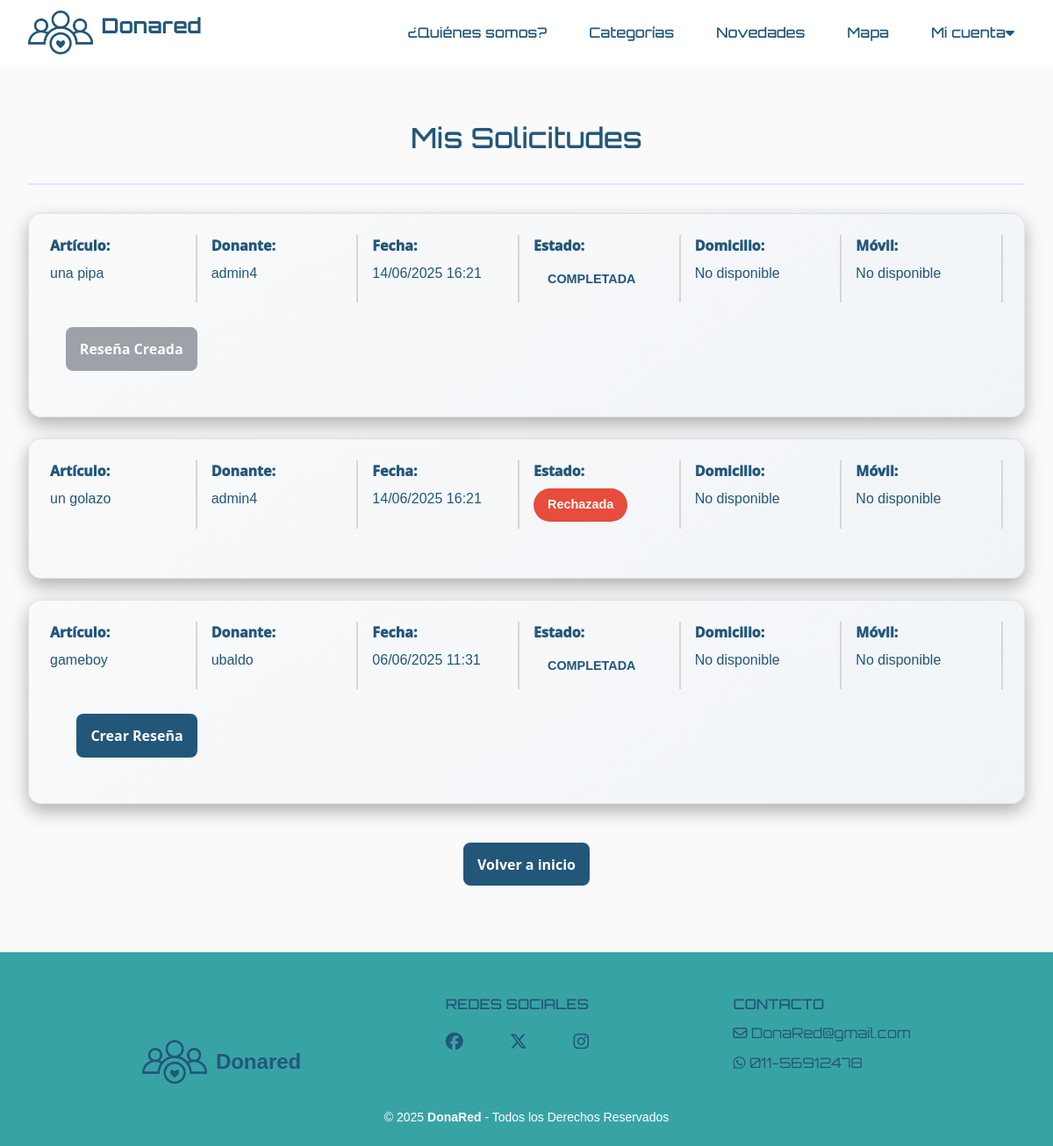
Screenshot of /solicitudes/ (signed in) with the database file from the repository.
### donaredapp/models.py (models this page shows, shortened)
class Solicitud(models.Model):
    item = models.ForeignKey(Item, on_delete=models.CASCADE, related_name='item_solicitudes')
    donante = models.ForeignKey(User, on_delete=models.CASCADE, related_name='donante_solicitudes')
    beneficiario = models.ForeignKey(User, on_delete=models.CASCADE, related_name='beneficiario_solicitudes')
    fecha_creacion = models.DateTimeField(auto_now_add=True)
    STATUS_CHOICES = [
        ('PENDIENTE', 'Pendiente'),
        ('ACEPTADA', 'Aceptada'),
        ('RECHAZADA', 'Rechazada'),
        ('CONCRETADA', 'Concretada'),
    ]
    estado = models.CharField(max_length=20, choices=STATUS_CHOICES, default='PENDIENTE')
    class Meta:
        unique_together = ['item', 'beneficiario']
        verbose_name = 'Donación'
        verbose_name_plural = 'Donaciones'

class Item(models.Model):
    ESTADO_CHOICES = [
        ("activo", "Activo"),
        ("suspendido", "Suspendido"),
        ("donado", "Donado"),
        ("eliminado", "Eliminado"),
    ]
    nombre = models.CharField(max_length=100)
    descripcion = models.TextField(max_length=500)
    categoria = models.ForeignKey(Categoria, on_delete=models.CASCADE)
    fecha_creacion = models.DateTimeField(auto_now_add=True)
    usuario = models.ForeignKey(
        User,
        on_delete=models.CASCADE,
        related_name='items',
        null=True,
    )
    imagen = models.ImageField(upload_to='items/', null=True, blank=True, default='items/sin_imagen.png')
    domicilio = models.CharField(max_length=255, null=True, blank=True)
    estado = models.CharField(max_length=10, choices=ESTADO_CHOICES, default='activo')
    latitude = models.DecimalField(max_digits=9, decimal_places=6, null=True, blank=True)
    longitude = models.DecimalField(max_digits=9, decimal_places=6, null=True, blank=True)

### donaredapp/views_solicitudes.py (the view)
# urls.py: path('solicitudes/', views_solicitudes.solicitudes, name='solicitudes'),
@login_required
def solicitudes(request):
    solicitudes = Solicitud.objects.filter(beneficiario=request.user).order_by('-fecha_creacion')
    for solicitud in solicitudes:
        if solicitud.item and solicitud.item.domicilio:
            domicilio_parts = solicitud.item.domicilio.split(',')
            solicitud.display_domicilio = ', '.join(part.strip() for part in domicilio_parts[:3])
        else:
            solicitud.display_domicilio = "No especificado"
        solicitud.has_resena = hasattr(solicitud, 'resena')
    return render(request, 'donaredapp/solicitudes.html', {
        'solicitudes': solicitudes,
    })

### donaredapp/templates/donaredapp/solicitudes.html (shortened to what this page needs)
{% extends 'donaredapp/base.html' %}
{% load static %}
{% block content %}
<section class="solicitudes-container">
    <div class="solicitudes-header">
        <h2>Mis Solicitudes</h2>
    </div>
    {% if solicitudes %}
        {% for solicitud in solicitudes %}
        <div class="solicitud-card">
            <div class="solicitud-info">
                <div>
                    <strong>Artículo:</strong>
                    <p><a href="{% url 'donaredapp:tarjeta' item_id=solicitud.item.id %}">{{ solicitud.item.nombre }}</a></p>
                </div>
                <div>
                    <strong>Donante:</strong>
                    <p>{{ solicitud.donante.username }}</p>
                </div>
                <div>
                    <strong>Fecha:</strong>
                    <p>{{ solicitud.fecha_creacion|date:"d/m/Y H:i" }}</p>
                </div>
                <div>
                    <strong>Estado:</strong>
                    <p><span class="estado-badge estado-{{ solicitud.estado|lower }}">{{ solicitud.get_estado_display }}</span></p>
                </div>
                <div>
                    <strong>Domicilio:</strong>
                    <p>{% if solicitud.estado == 'ACEPTADA' %}{{ solicitud.item.domicilio }}{% else %}No disponible{% endif %}</p>
                </div>
                <div>
                    <strong>Móvil:</strong>
                    <p>{% if solicitud.estado == 'ACEPTADA' %}{{ solicitud.donante.profile.movil }}{% else %}No disponible{% endif %}</p>
                </div>
                <div class="solicitud-actions">
                {% if solicitud.estado == 'PENDIENTE' %}
                <button class="btn btn-danger" onclick="confirmarBaja(this)" data-url="{% url 'donaredapp:gestionar_solicitud' solicitud_id=solicitud.id %}">Dar de baja</button>
                {% elif solicitud.estado == 'COMPLETADA' %}
                    {% if solicitud.has_resena %}
                        <button class="btn btn-secondary" disabled>Reseña Creada</button>
                    {% else %}
                        <a href="{% url 'donaredapp:crear_resena' solicitud_id=solicitud.id %}" class="btn btn-primary">Crear Reseña</a>
                    {% endif %}
                {% endif %}
                </div>
            </div>
        </div>
        {% endfor %}
    {% else %}
        <div class="solicitud-card">
            <p class="text-center">No tienes solicitudes activas.</p>
        </div>
    {% endif %}
    <div class="solicitud-actions" style="justify-content: center; margin-top: 2rem;">
        <a href="{% url 'donaredapp:index' %}" class="btn btn-primary">Volver a inicio</a>
    </div>
</section>
{% endblock %}

### donaredapp/static/donaredapp/style.css (style rules this page uses)
html, body { max-width: 100vw; overflow-x: hidden; }
body { background-color: #fafafa; color: #22577A; margin: 0 ; padding: 0; box-sizing: border-box; }
h1, h2, h3 { font-family: 'Orbitron', sans-serif; }
p { font-family: 'helvetica', sans-serif; }
a { text-decoration: none; color: inherit; }
.btn { padding: 0.8rem 1rem; border-radius: 8px; font-weight: 600; transition: all 0.3s ease; text-decoration: none; display: inline-block; cursor: pointer; border: none; margin: 12px 0; }
.btn-primary, .btn-outline-primary { background: #22577A !important; color: white !important; }
.solicitudes-container { max-width: 1300px; margin: 2rem auto; padding: 2rem; }
.solicitudes-header { text-align: center; margin-bottom: 2rem; padding-bottom: 1rem; border-bottom: 2px solid #e0e7ff; }
.solicitudes-header h2 { color: #22577A; font-size: 2rem; margin-bottom: 1rem; }
.solicitud-card { width: 100%; max-width: 1200px; background: linear-gradient(145deg, #fafafa, #f0f4f8); border-radius: 15px; box-shadow: 0 8px 20px rgba(0, 0, 0, 0.3); transition: transform 0.3s ease, box-shadow 0.3s ease; border: 1px solid rgba(0, 0, 0, 0.09); margin-bottom: 1.5rem; padding: 1.5rem; }
.solicitud-info { display: grid; grid-template-columns: repeat(auto-fit, minmax(150px, 1fr)); gap: 1rem; margin-bottom: 1rem; }
.solicitud-info > div:not(:last-child) { border-right: 2px solid #d6d6d6; padding-right: 1rem; }
.solicitud-info p { margin: 0.5rem 0; color: #22577A; }
.solicitud-info strong { color: #22577A; font-weight: 1000; display: inline-block; min-width: 100px; }
.solicitud-actions { display: flex; justify-content: flex-end; align-items: center; gap: 0.5rem; }
.estado-badge { display: inline-block; padding: 0.5rem 1rem; border-radius: 20px; font-weight: 600; font-size: 0.9rem; }
.estado-rechazada { background-color: #e74c3c; color: white; }

### rows the page displays
Solicitud: item.nombre "una pipa", donante.username "admin4", fecha_creacion "14/06/2025 16:21", estado "COMPLETADA", shows "No disponible", shows "Reseña Creada"
Solicitud: item.nombre "un golazo", donante.username "admin4", fecha_creacion "14/06/2025 16:21", estado "Rechazada", shows "No disponible"
Solicitud: item.nombre "gameboy", donante.username "ubaldo", fecha_creacion "06/06/2025 11:31", estado "COMPLETADA", shows "No disponible", shows "Crear Reseña"
